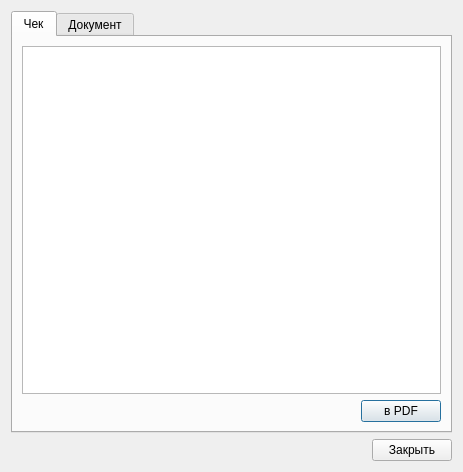
<?xml version="1.0" encoding="UTF-8"?>
<ui version="4.0">
 <class>PrintPreview_Dialog</class>
 <widget class="QDialog" name="PrintPreview_Dialog">
  <property name="geometry">
   <rect>
    <x>0</x>
    <y>0</y>
    <width>463</width>
    <height>472</height>
   </rect>
  </property>
  <property name="windowTitle">
   <string>Dialog</string>
  </property>
  <layout class="QGridLayout" name="gridLayout">
   <item row="0" column="0" colspan="2">
    <widget class="QTabWidget" name="tabWidget_PreviewDocument">
     <property name="currentIndex">
      <number>0</number>
     </property>
     <widget class="QWidget" name="tab">
      <attribute name="title">
       <string>Чек</string>
      </attribute>
      <layout class="QGridLayout" name="gridLayout_3">
       <item row="0" column="0" colspan="2">
        <widget class="QPlainTextEdit" name="plainTextEdit_PreviewChek">
         <property name="lineWrapMode">
          <enum>QPlainTextEdit::NoWrap</enum>
         </property>
         <property name="readOnly">
          <bool>true</bool>
         </property>
        </widget>
       </item>
       <item row="1" column="0">
        <spacer name="horizontalSpacer_2">
         <property name="orientation">
          <enum>Qt::Horizontal</enum>
         </property>
         <property name="sizeHint" stdset="0">
          <size>
           <width>334</width>
           <height>20</height>
          </size>
         </property>
        </spacer>
       </item>
       <item row="1" column="1">
        <widget class="QPushButton" name="pushButton_ToPdfChek">
         <property name="text">
          <string>в PDF</string>
         </property>
        </widget>
       </item>
      </layout>
     </widget>
     <widget class="QWidget" name="tab_2">
      <attribute name="title">
       <string>Документ</string>
      </attribute>
      <layout class="QGridLayout" name="gridLayout_2">
       <item row="0" column="0" colspan="2">
        <widget class="QPlainTextEdit" name="plainTextEdit_2">
         <property name="lineWrapMode">
          <enum>QPlainTextEdit::NoWrap</enum>
         </property>
         <property name="readOnly">
          <bool>true</bool>
         </property>
        </widget>
       </item>
       <item row="1" column="0">
        <spacer name="horizontalSpacer_3">
         <property name="orientation">
          <enum>Qt::Horizontal</enum>
         </property>
         <property name="sizeHint" stdset="0">
          <size>
           <width>334</width>
           <height>20</height>
          </size>
         </property>
        </spacer>
       </item>
       <item row="1" column="1">
        <widget class="QPushButton" name="pushButton_ToPdfDocument">
         <property name="text">
          <string>в PDF</string>
         </property>
        </widget>
       </item>
      </layout>
     </widget>
    </widget>
   </item>
   <item row="1" column="0">
    <spacer name="horizontalSpacer">
     <property name="orientation">
      <enum>Qt::Horizontal</enum>
     </property>
     <property name="sizeHint" stdset="0">
      <size>
       <width>356</width>
       <height>20</height>
      </size>
     </property>
    </spacer>
   </item>
   <item row="1" column="1">
    <widget class="QPushButton" name="pushButton_Exit">
     <property name="text">
      <string>Закрыть</string>
     </property>
    </widget>
   </item>
  </layout>
 </widget>
 <resources/>
 <connections/>
</ui>
